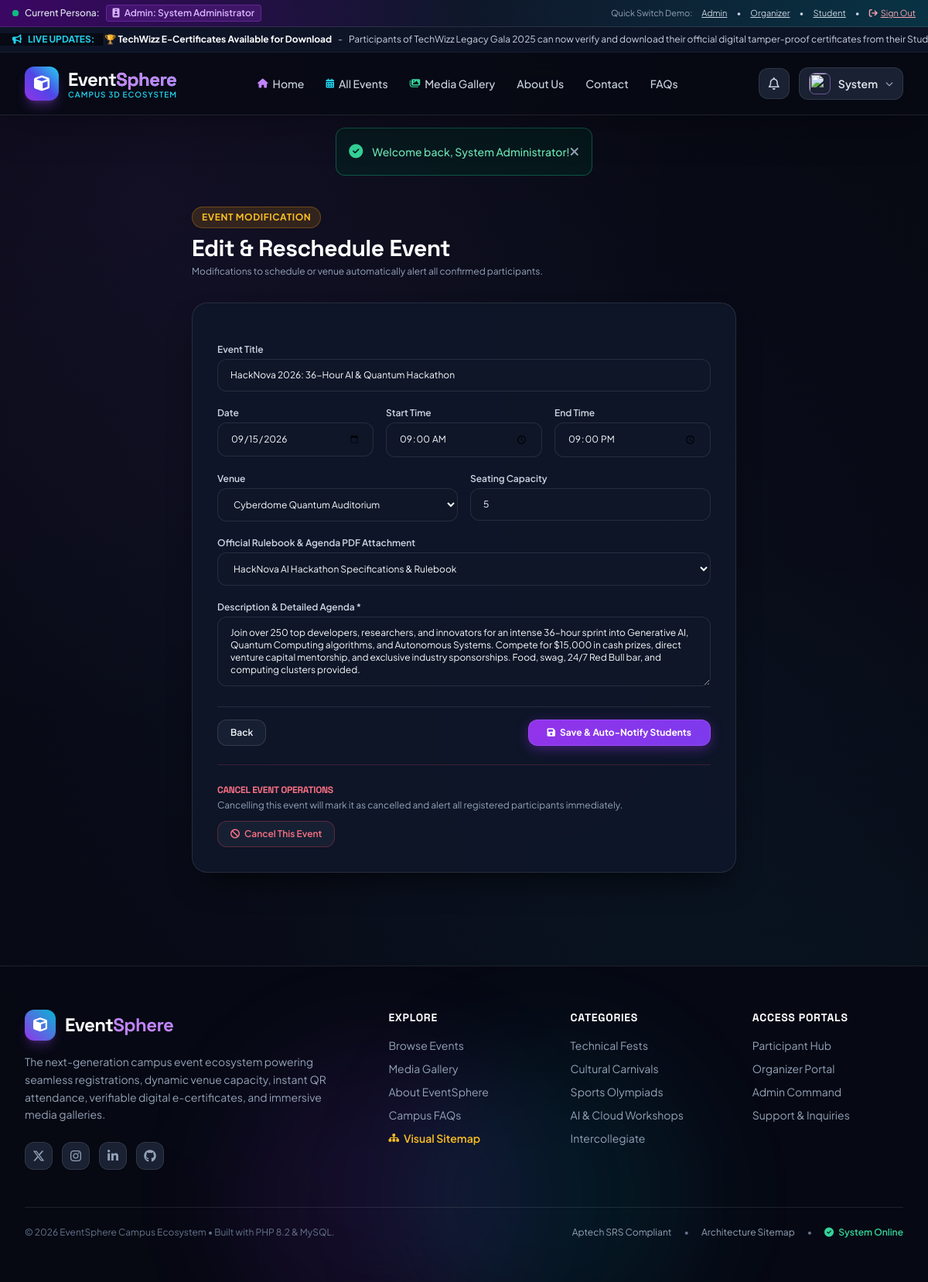
The page /organizer/edit_event.php?id=1 (signed in) on the database its author committed.
### tables this page shows
CREATE TABLE `announcements` (
  `id` INT AUTO_INCREMENT PRIMARY KEY,
  `title` VARCHAR(200) NOT NULL,
  `content` TEXT NOT NULL,
  `target_role` ENUM('all', 'student', 'organizer', 'event_registrants') NOT NULL DEFAULT 'all',
  `event_id` INT DEFAULT NULL,
  `created_by` INT NOT NULL,
  `is_active` TINYINT(1) NOT NULL DEFAULT 1,
  `created_at` TIMESTAMP DEFAULT CURRENT_TIMESTAMP,
  FOREIGN KEY (`created_by`) REFERENCES `users`(`id`) ON DELETE CASCADE,
  FOREIGN KEY (`event_id`) REFERENCES `events`(`id`) ON DELETE CASCADE
);

CREATE TABLE `events` (
  `id` INT AUTO_INCREMENT PRIMARY KEY,
  `title` VARCHAR(200) NOT NULL,
  `slug` VARCHAR(200) UNIQUE NOT NULL,
  `category_id` INT NOT NULL,
  `organizer_id` INT NOT NULL,
  `department` VARCHAR(100) NOT NULL,
  `description` LONGTEXT NOT NULL,
  `venue_id` INT DEFAULT NULL,
  `custom_venue_name` VARCHAR(150) DEFAULT NULL,
  `event_date` DATE NOT NULL,
  `start_time` TIME NOT NULL,
  `end_time` TIME NOT NULL,
  `registration_cutoff` DATETIME NOT NULL,
  `max_capacity` INT NOT NULL DEFAULT 50,
  `fee_amount` DECIMAL(10,2) DEFAULT 0.00,
  `certificate_fee` DECIMAL(10,2) DEFAULT 150.00,
  `banner_image` VARCHAR(255) DEFAULT NULL,
  `rulebook_file` VARCHAR(255) DEFAULT NULL,
  `status` ENUM('pending', 'approved', 'rejected', 'cancelled', 'completed') NOT NULL DEFAULT 'pending',
  `admin_notes` TEXT DEFAULT NULL,
  `featured` TINYINT(1) NOT NULL DEFAULT 0,
  `created_at` TIMESTAMP DEFAULT CURRENT_TIMESTAMP,
  FOREIGN KEY (`category_id`) REFERENCES `categories`(`id`) ON DELETE CASCADE,
  FOREIGN KEY (`organizer_id`) REFERENCES `users`(`id`) ON DELETE CASCADE,
  FOREIGN KEY (`venue_id`) REFERENCES `venues`(`id`) ON DELETE SET NULL
);

CREATE TABLE `venues` (
  `id` INT AUTO_INCREMENT PRIMARY KEY,
  `name` VARCHAR(150) NOT NULL,
  `building` VARCHAR(100) DEFAULT NULL,
  `location_details` TEXT DEFAULT NULL,
  `max_capacity` INT NOT NULL DEFAULT 100,
  `is_active` TINYINT(1) NOT NULL DEFAULT 1
);

### config/config.php (called while the page is built, shortened)
<?php
function get_flash() {
    if (isset($_SESSION['flash'])) {
        $flash = $_SESSION['flash'];
        return $flash;
    }
    return null;
}
function current_user() {
    return $_SESSION['user'] ?? null;
}

### organizer/edit_event.php (the view, shortened to what this page needs)
<?php
$user = current_user();
$db = getDB();
$event_id = (int)($_GET['id'] ?? 0);
$stmt = $db->prepare("SELECT * FROM events WHERE id = ? AND (organizer_id = ? OR ? = 'admin')");
$stmt->execute([$event_id, $user['id'], $user['role']]);
$event = $stmt->fetch();
$venues = $db->query("SELECT * FROM venues WHERE is_active = 1 ORDER BY name ASC")->fetchAll();
require_once __DIR__ . '/../includes/header.php';
?>
<div class="max-w-3xl mx-auto px-4 sm:px-6 lg:px-8 py-10">
    <div class="mb-8">
        <div class="badge-neon badge-amber mb-2">Event Modification</div>
        <h1 class="font-heading font-extrabold text-3xl text-white">Edit & Reschedule Event</h1>
        <p class="text-slate-400 text-xs mt-1">Modifications to schedule or venue automatically alert all confirmed participants.</p>
    </div>
    <div class="glass-panel-elevated p-8 border border-white/10 space-y-6">
        <form method="POST" action="<?= BASE_URL ?>/organizer/edit_event.php?id=<?= $event['id'] ?>" class="space-y-5">
            <div>
                <label class="block text-xs font-semibold text-slate-300 mb-1">Event Title</label>
                <input type="text" name="title" value="<?= htmlspecialchars($event['title']) ?>" required class="form-input-dark text-xs">
            </div>
            <div class="grid grid-cols-1 sm:grid-cols-3 gap-4">
                <div>
                    <label class="block text-xs font-semibold text-slate-300 mb-1">Date</label>
                    <input type="date" name="event_date" value="<?= htmlspecialchars($event['event_date']) ?>" required class="form-input-dark text-xs">
                </div>
                <div>
                    <label class="block text-xs font-semibold text-slate-300 mb-1">Start Time</label>
                    <input type="time" name="start_time" value="<?= htmlspecialchars($event['start_time']) ?>" required class="form-input-dark text-xs">
                </div>
                <div>
                    <label class="block text-xs font-semibold text-slate-300 mb-1">End Time</label>
                    <input type="time" name="end_time" value="<?= htmlspecialchars($event['end_time']) ?>" required class="form-input-dark text-xs">
                </div>
            </div>
            <div class="grid grid-cols-1 sm:grid-cols-2 gap-4">
                <div>
                    <label class="block text-xs font-semibold text-slate-300 mb-1">Venue</label>
                    <select name="venue_id" class="form-input-dark text-xs">
                        <?php foreach ($venues as $v): ?>
                            <option value="<?= $v['id'] ?>" <?= $event['venue_id'] == $v['id'] ? 'selected' : '' ?>>
                                <?= htmlspecialchars($v['name']) ?>
                            </option>
                        <?php endforeach; ?>
                    </select>
                </div>
                <div>
                    <label class="block text-xs font-semibold text-slate-300 mb-1">Seating Capacity</label>
                    <input type="number" name="max_capacity" value="<?= htmlspecialchars($event['max_capacity']) ?>" required class="form-input-dark text-xs">
                </div>
            </div>
            <div>
                <label class="block text-xs font-semibold text-slate-300 mb-1">Official Rulebook & Agenda PDF Attachment</label>
                <select name="rulebook_file" class="form-input-dark text-xs">
                    <option value="uploads/rules/hacknova_rules.pdf" <?= ($event['rulebook_file'] === 'uploads/rules/hacknova_rules.pdf') ? 'selected' : '' ?>>HackNova AI Hackathon Specifications & Rulebook</option>
                </select>
            </div>
            <div>
                <label class="block text-xs font-semibold text-slate-300 mb-1">Description & Detailed Agenda *</label>
                <textarea name="description" rows="4" required class="form-input-dark text-xs"><?= htmlspecialchars($event['description']) ?></textarea>
            </div>
            <div class="flex items-center justify-between pt-4 border-t border-white/10">
                <a href="<?= BASE_URL ?>/organizer/dashboard.php" class="btn-glass text-xs py-2 px-4">Back</a>
                <button type="submit" class="btn-neon-primary text-xs py-2 px-6 font-bold">
                    <i class="fa-solid fa-floppy-disk mr-1.5"></i> Save & Auto-Notify Students
                </button>
            </div>
        </form>
        <div class="pt-6 border-t border-rose-500/20">
            <h4 class="font-bold text-xs uppercase text-rose-400 mb-1">Cancel Event Operations</h4>
            <p class="text-xs text-slate-400 mb-3">Cancelling this event will mark it as cancelled and alert all registered participants immediately.</p>
            <form method="POST" action="<?= BASE_URL ?>/organizer/edit_event.php?id=<?= $event['id'] ?>" onsubmit="return confirm('Are you sure you want to cancel this event? This will notify all registered students.');">
                <button type="submit" class="btn-glass py-2 px-4 text-xs text-rose-400 hover:text-rose-300 hover:bg-rose-950/40 border-rose-500/30">
                    <i class="fa-solid fa-ban mr-1.5"></i> Cancel This Event
                </button>
            </form>
        </div>
    </div>
</div>
<?php require_once __DIR__ . '/../includes/footer.php'; ?>

### includes/header.php (shortened to what this page needs)
<?php
require_once __DIR__ . '/../config/config.php';
$current_user = current_user();
$db = getDB();
$current_page_name = basename($_SERVER["PHP_SELF"]);
function get_nav_class($page_name, $current_page_name, $extra = "") {
    $base = "px-3 py-2 rounded-lg transition " . $extra . " ";
    return $base . "hover:text-white hover:bg-white/5";
}
$ticker_announcements = [];
try {
    $stmt = $db->query("SELECT title, content FROM announcements WHERE is_active = 1 ORDER BY id DESC LIMIT 5");
    $ticker_announcements = $stmt->fetchAll();
} catch (Exception $e) {}
$flash = get_flash();
?>
<!DOCTYPE html>
<html lang="en" class="dark">
<head>
    <script src="https://cdn.tailwindcss.com"></script>
    <link rel="stylesheet" href="https://cdnjs.cloudflare.com/ajax/libs/font-awesome/6.5.1/css/all.min.css">
    <link rel="stylesheet" href="<?= BASE_URL ?>/assets/css/style.css">
</head>
<body class="bg-dark-900 text-slate-100 flex flex-col min-h-screen">
<div class="bg-gradient-to-r from-purple-950 via-slate-900 to-cyan-950 border-b border-white/10 px-4 py-1.5 text-xs text-slate-300 flex flex-wrap items-center justify-between gap-2 z-50">
    <div class="flex items-center gap-2">
        <span class="flex h-2 w-2 relative">
            <span class="relative inline-flex rounded-full h-2 w-2 bg-emerald-500"></span>
        </span>
        <span class="font-medium text-slate-200">Current Persona:</span>
        <?php if (!$current_user): ?>
            <span class="bg-slate-800 text-cyan-400 px-2 py-0.5 rounded font-semibold border border-cyan-500/30">
                <i class="fa-solid fa-user-astronaut mr-1"></i> Visitor / Normal Student
            </span>
        <?php else: ?>
            <span class="bg-purple-900/50 text-purple-300 px-2 py-0.5 rounded font-semibold border border-purple-500/30">
                <i class="fa-solid fa-id-badge mr-1"></i> <?= ucfirst($current_user['role']) ?>: <?= htmlspecialchars($current_user['name']) ?>
            </span>
        <?php endif; ?>
    </div>
    <div class="flex items-center gap-3 text-[11px]">
        <span class="text-slate-400">Quick Switch Demo:</span>
        <a href="<?= BASE_URL ?>/auth/login.php?quick=admin" class="hover:text-purple-300 transition underline">Admin</a> •
        <a href="<?= BASE_URL ?>/auth/login.php?quick=organizer" class="hover:text-cyan-300 transition underline">Organizer</a> •
        <a href="<?= BASE_URL ?>/auth/login.php?quick=student" class="hover:text-emerald-300 transition underline">Student</a> •
        <?php if ($current_user): ?>
            <a href="<?= BASE_URL ?>/auth/logout.php" class="hover:text-rose-400 transition underline text-rose-300"><i class="fa-solid fa-arrow-right-from-bracket mr-1"></i>Sign Out</a>
        <?php else: ?>
            <a href="<?= BASE_URL ?>/auth/login.php" class="hover:text-white transition font-semibold text-cyan-400">Sign In</a>
        <?php endif; ?>
    </div>
</div>
<?php if (!empty($ticker_announcements)): ?>
<div class="ticker-wrap">
    <div class="flex items-center gap-2 px-4 text-xs font-bold text-cyan-400 flex-shrink-0 bg-dark-900/90 z-10 border-r border-white/10 pr-3">
        <i class="fa-solid fa-bullhorn animate-bounce"></i> LIVE UPDATES:
    </div>
    <div class="ticker-move text-xs text-slate-300 flex items-center gap-8">
        <?php foreach ($ticker_announcements as $ann): ?>
            <span class="flex items-center gap-2">
                <span class="font-bold text-white"><?= htmlspecialchars($ann['title']) ?></span> -
                <span><?= htmlspecialchars($ann['content']) ?></span>
            </span>
        <?php endforeach; ?>
    </div>
</div>
<?php endif; ?>
<header class="sticky top-0 z-40 bg-dark-900/80 backdrop-blur-xl border-b border-white/10 shadow-2xl transition-all">
    <div class="max-w-7xl mx-auto px-4 sm:px-6 lg:px-8">
        <div class="flex items-center justify-between h-20">
            <a href="<?= BASE_URL ?>/index.php" class="flex items-center gap-3 group">
                <div class="w-11 h-11 rounded-xl bg-gradient-to-tr from-purple-600 via-indigo-600 to-cyan-400 flex items-center justify-center text-white shadow-lg shadow-purple-500/30 group-hover:scale-105 group-hover:rotate-6 transition-transform duration-300">
                    <i class="fa-solid fa-cube text-xl"></i>
                </div>
                <div>
                    <div class="font-heading font-extrabold text-2xl tracking-tight bg-gradient-to-r from-white via-slate-100 to-cyan-300 bg-clip-text text-transparent">
                        Event<span class="text-purple-400">Sphere</span>
                    </div>
                    <div class="text-[10px] uppercase tracking-widest text-cyan-400 font-semibold -mt-1">
                        Campus 3D Ecosystem
                    </div>
                </div>
            </a>
            <nav class="hidden md:flex items-center gap-1 font-medium text-sm text-slate-300">
                <a href="<?= BASE_URL ?>/index.php" class="<?= get_nav_class("index.php", $current_page_name, "flex items-center gap-1.5") ?>">
                    <i class="fa-solid fa-house text-xs text-purple-400"></i> Home
                </a>
                <a href="<?= BASE_URL ?>/events.php" class="<?= get_nav_class("events.php", $current_page_name, "flex items-center gap-1.5") ?>">
                    <i class="fa-solid fa-calendar-days text-xs text-cyan-400"></i> All Events
                </a>
                <a href="<?= BASE_URL ?>/gallery.php" class="<?= get_nav_class("gallery.php", $current_page_name, "flex items-center gap-1.5") ?>">
                    <i class="fa-solid fa-images text-xs text-emerald-400"></i> Media Gallery
                </a>
                <a href="<?= BASE_URL ?>/about.php" class="<?= get_nav_class("about.php", $current_page_name, "") ?>">
                    About Us
                </a>
                <a href="<?= BASE_URL ?>/contact.php" class="<?= get_nav_class("contact.php", $current_page_name, "") ?>">
                    Contact
                </a>
                <a href="<?= BASE_URL ?>/faqs.php" class="<?= get_nav_class("faqs.php", $current_page_name, "") ?>">
                    FAQs
                </a>
            </nav>
            <div class="flex items-center gap-3">
                <?php if ($current_user): ?>
                    <div class="relative" id="notifDropdownContainer">
                        <button onclick="toggleNotifDropdown()" class="w-10 h-10 rounded-xl bg-slate-800/80 hover:bg-slate-700/80 border border-white/10 flex items-center justify-center text-slate-300 hover:text-white transition relative">
                            <i class="fa-regular fa-bell"></i>
                        </button>
                    </div>
                    <div class="relative" id="userMenuContainer">
                        <button onclick="toggleUserMenu()" class="flex items-center gap-2.5 bg-slate-800/80 hover:bg-slate-700/80 border border-white/10 px-3 py-1.5 rounded-xl transition">
                            <img src="<?= htmlspecialchars(!empty($current_user['avatar']) ? $current_user['avatar'] : 'https://ui-avatars.com/api/?name='.urlencode($current_user['name']).'&background=0D8ABC&color=fff') ?>" class="w-7 h-7 rounded-lg object-cover border border-purple-400/50">
                            <span class="text-sm font-semibold text-slate-200 hidden sm:inline"><?= htmlspecialchars(explode(' ', $current_user['name'])[0]) ?></span>
                            <i class="fa-solid fa-chevron-down text-[10px] text-slate-400"></i>
                        </button>
                    </div>
                <?php endif; ?>
            </div>
        </div>
    </div>
</header>
<?php if ($flash): ?>
<div class="max-w-7xl mx-auto px-4 sm:px-6 lg:px-8 mt-4">
    <div class="p-4 rounded-xl flex items-center justify-between border backdrop-blur-xl <?php
        if ($flash['type'] === 'success') echo 'bg-emerald-950/40 border-emerald-500/40 text-emerald-300';
        elseif ($flash['type'] === 'error') echo 'bg-rose-950/40 border-rose-500/40 text-rose-300';
        elseif ($flash['type'] === 'warning') echo 'bg-amber-950/40 border-amber-500/40 text-amber-300';
        else echo 'bg-cyan-950/40 border-cyan-500/40 text-cyan-300';
    ?>">
        <div class="flex items-center gap-3">
            <i class="fa-solid <?php
                if ($flash['type'] === 'success') echo 'fa-circle-check text-emerald-400';
                elseif ($flash['type'] === 'error') echo 'fa-circle-xmark text-rose-400';
                elseif ($flash['type'] === 'warning') echo 'fa-triangle-exclamation text-amber-400';
                else echo 'fa-circle-info text-cyan-400';
            ?> text-lg"></i>
            <span class="text-sm font-medium"><?= htmlspecialchars($flash['message']) ?></span>
        </div>
        <button onclick="this.parentElement.remove()" class="text-slate-400 hover:text-white">
            <i class="fa-solid fa-xmark"></i>
        </button>
    </div>
</div>
<?php endif; ?>
<main class="flex-grow">

### rows shown on the page
announcements: title "🏆 TechWizz E-Certificates Available for Download", content "Participants of TechWizz Legacy Gala 2025 can now verify and download their official digital tamper-proof certificates from their…"
events: title "HackNova 2026: 36-Hour AI & Quantum Hackathon", event_date "09/15/2026", start_time "09:00:00", end_time "21:00:00", venue_id "Cyberdome Quantum Auditorium", max_capacity "5", rulebook_file "HackNova AI Hackathon Specifications & Rulebook", description "Join over 250 top developers, researchers, and innovators for an intense 36-hour sprint into Generative AI, Quantum Computing algorithms, and Autonomous Systems. Compete for $15,000 in cash prizes, direct venture capital mentorship, and exclusive industry sponsorships. Food, swag, 24/7 Red Bull bar, and computing clusters provided."

### other values the page prints
$current_user['role'] "Admin"
$current_user['name'] "System Administrator"
explode(' ', $current_user['name'])[0] "System"
$flash['message'] "Welcome back, System Administrator!"
